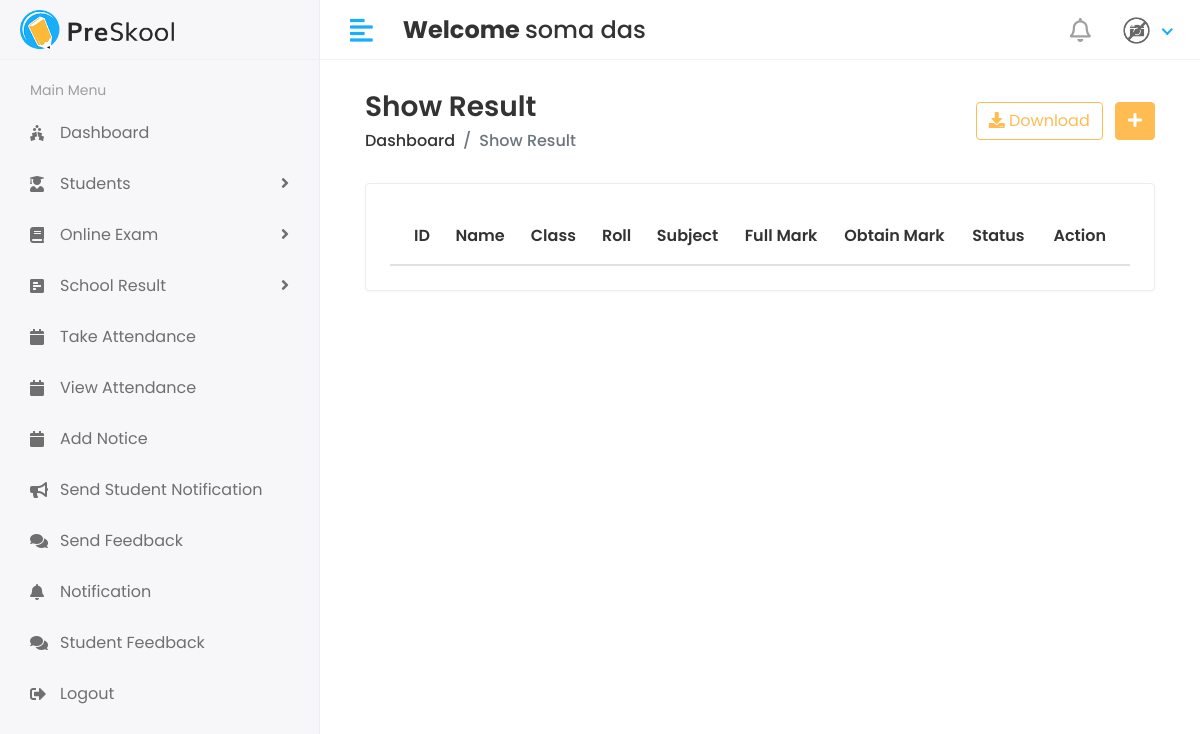
/teacher-show-result/2 (signed in), run on an earlier commit of the app's database.
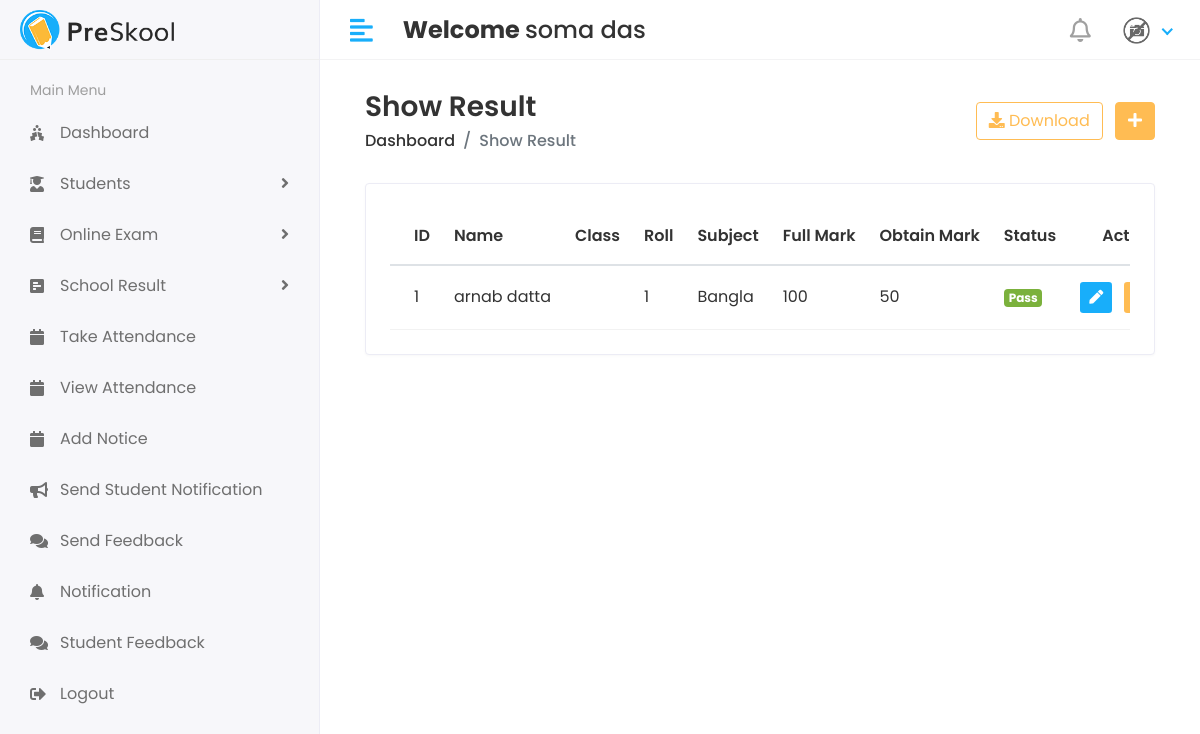
And on a later commit of the database.
### app/models.py (models this page shows, shortened)
class CustomUser(AbstractBaseUser, PermissionsMixin):
    USER = (
        (1, 'ADMIN'),
        (2, 'TEACHER'),
        (3, 'STUDENT'),
    )
    username = models.CharField(max_length=50, unique=True)
    user_type = models.IntegerField(choices=USER, default=1)
    profile_pic = models.ImageField(upload_to='media/profile_pic', null=True, blank=True)
    first_name = models.CharField(max_length=30, )  # Add first name field
    last_name = models.CharField(max_length=30,)   # Add last name field
    is_active = models.BooleanField(default=True)
    is_staff = models.BooleanField(default=False)
    date_joined = models.DateTimeField(default=timezone.now)
    objects = CustomUserManager()
    USERNAME_FIELD = 'username'

class StudentResult(models.Model):
    student_id = models.ForeignKey(Student,on_delete=models.CASCADE)
    subject_id = models.ForeignKey(Subject,on_delete=models.CASCADE)
    assignment_mark = models.IntegerField()
    exam_mark = models.IntegerField()
    created_at = models.DateTimeField(auto_now_add=True,null=True)
    updated_at= models.DateTimeField(auto_now=True)

class Student(models.Model):
    admin= models.OneToOneField(CustomUser, on_delete=models.CASCADE)
    address = models.TextField()
    gender = models.CharField(max_length=100)
    fathers_name = models.CharField(max_length=100, blank=True, null=True)
    mothers_name = models.CharField(max_length=100, blank=True, null=True)
    roll_number = models.CharField(max_length=10, blank=True, null=True)
    class_id= models.ForeignKey(Class, on_delete=models.DO_NOTHING,default=1)
    session_year_id = models.ForeignKey(Session_Year, on_delete=models.CASCADE)
    phone_number = models.CharField(max_length=15)
    created_at = models.DateTimeField(auto_now_add=True)
    updated_at= models.DateTimeField(auto_now=True)

class Subject(models.Model):
    name = models.CharField(max_length=100)
    class1 = models.ForeignKey(Class,on_delete=models.CASCADE,default=1)
    teacher = models.ForeignKey(Teacher,on_delete=models.CASCADE)
    created_at = models.DateTimeField(auto_now_add=True,null=True)
    updated_at= models.DateTimeField(auto_now=True)

### student_management_system/teacher_views.py (the view)
# urls.py: path('teacher-show-result/<str:id>', teacher_views.TEACHER_SHOW_RESULT,name='teacher-show-result'),
@login_required(login_url='login')
@user_passes_test(lambda user: user.user_type == 2, login_url='login')
def TEACHER_SHOW_RESULT(request,id):
    mark = None
    student = Student.objects.get(id=id)
    result = StudentResult.objects.filter(student_id=student)
    for i in result:
        assignment_mark = i.assignment_mark
        mark = assignment_mark
    context= {
        'result':result,
        'mark':mark,
    }
    return render(request,'teacher/show_result.html',context)

### templates/teacher/show_result.html (shortened to what this page needs)
{% extends "base.html" %}
{% block content %}
<div class="content container-fluid">
    <div class="page-header">
        <div class="row align-items-center">
            <div class="col">
                <h3 class="page-title">Show Result</h3>
                <ul class="breadcrumb">
                    <li class="breadcrumb-item"><a href="index.html">Dashboard</a></li>
                    <li class="breadcrumb-item active">Show Result</li>
                </ul>
            </div>
            <div class="col-auto text-right float-right ml-auto">
                <a href="#" class="btn btn-outline-primary mr-2"><i class="fas fa-download"></i> Download</a>
                <a href="{% url 'admin-student-add' %}" class="btn btn-primary"><i class="fas fa-plus"></i></a>
            </div>
        </div>
    </div>
    <div class="row">
        <div class="col-sm-12">
            <div class="card card-table">
                <div class="card-body">
                    <div class="table-responsive">
                        <table id="table_id" class="table table-hover table-center mb-0">
                            <thead>
                                <tr>
                                    <th>ID</th>
                                    <th>Name</th>
                                    <th>Class</th>
                                    <th>Roll</th>
                                    <th>Subject</th>
                                    <th>Full Mark</th>
                                    <th>Obtain Mark</th>
                                    <th >Status</th>
                                    <th class="text-right">Action</th>
                                </tr>
                            </thead>
                            <tbody>
                                {% for i in result %}
                                <tr>
                                    <td>{{ i.id }}</td>
                                    <td>{{ i.student_id.admin.first_name }}&nbsp;{{ i.student_id.admin.last_name }}</td>
                                    <td>{{ i.student_id.user_class }}</td>
                                    <td>{{ i.student_id.roll_number }}</td>
                                    <td>{{ i.subject_id.name }}</td>
                                    <td>{{ i.exam_mark }}</td>
                                    <td>{{ i.assignment_mark }}</td>
                                    <td >
                                        <div class="actions">
                                        {% if i.assignment_mark <= 33 %}
                                          <span class="badge badge-danger">Fail</span>
                                        {% else %}
                                          <span class="badge badge-success">Pass</span>
                                        {% endif %}
                                        </div>
                                    </td>
                                    <td  class="text-right">
                                        <div class="actions">
                                            <a href="{% url 'teacher-edit-result' i.id %}" class="btn btn-sm bg-success-light mr-2">
                                            <i class="fas fa-pen"></i>
                                            </a>
                                            <a href="{% url 'teacher-delete-result' i.id %}" class="btn btn-sm bg-danger-light" data-toggle="modal" data-target="#deleteConfirmationModal{{ i.id }}">
                                            </a>
                                        </div>
                                    </td>
                                </tr>
                                {% endfor %}
                            </tbody>
                        </table>
                    </div>
                </div>
            </div>
        </div>
    </div>
</div>
{% endblock  %}

### templates/base_desine/header.html (shortened to what this page needs)
{% load static%}
      <div class="header">
         <div class="header-left">
            <a href="index.html" class="logo">
            <img src="{% static 'assets/img/logo.png' %}" alt="Logo">
            </a>
         </div>
         <a href="javascript:void(0);" id="toggle_btn">
         <i class="fas fa-align-left"></i>
         </a>
         <div class="top-nav-search mt-3">
            <h4><strong>Welcome </strong><span>{{user.first_name}}&nbsp;{{user.last_name}} </span></h4>
         </div>
         <ul class="nav user-menu">
            <li class="nav-item dropdown noti-dropdown">
               <a href="#" class="dropdown-toggle nav-link" data-toggle="dropdown">
               <i class="far fa-bell"></i>
               </a>
            </li>
            <li class="nav-item dropdown has-arrow">
               <a href="#" class="dropdown-toggle nav-link" data-toggle="dropdown">
                  {% if user.profile_pic == "" %}
                     <span class="user-img"><img class="rounded-circle" src="{% static 'assets/img/no-image-icon-23483.png'%}" width="31" alt="Ryan Taylor"></span>
                  {%else %}
                     <span class="user-img"><img class="rounded-circle" src="/{{user.profile_pic}}" width="31" alt="Ryan Taylor"></span>
                  {% endif%}
               </a>
            </li>
         </ul>
      </div>

What changed in the data, as far as the page shows it:
added StudentResult: id "1", student_id.admin.first_name "arnab", student_id.admin.last_name "datta", student_id.roll_number "1", subject_id.name "Bangla", exam_mark "100", assignment_mark "50", shows "Pass"
